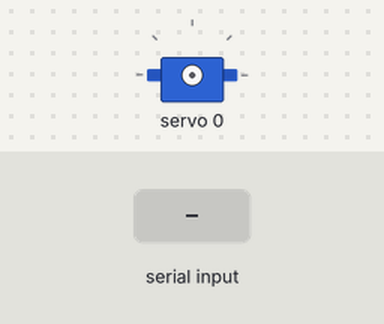
Bench run of a sketch on a simulated Arduino Uno, built with avr-gcc and run on an emulated ATmega328P. Shown: servo. The test bench sets the inputs (shaded band). What the sketch prints to the serial monitor is not drawn.

Above: at 1.2 s.
1.3 s: "90,45\n" received over Serial
2.8 s: "200\n" received over Serial
At 3.6 s:
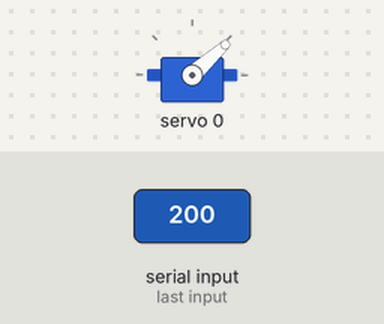
4.3 s: "90\n" received over Serial
At 4.7 s:
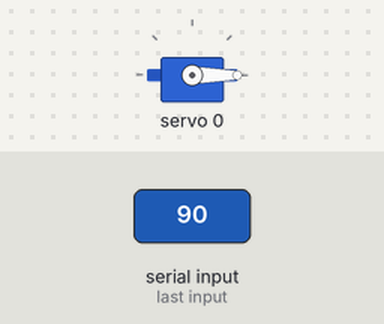
Timing chart, 0 to 7.3 s (numbered marks = the images above; inputs shaded):
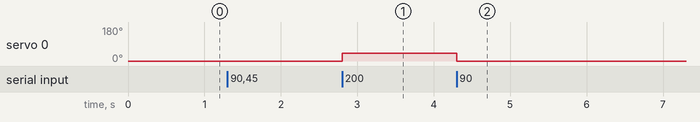

The sketch:

Intro_test.ino
```cpp
#include <Wire.h>
#include <Adafruit_PWMServoDriver.h>

Adafruit_PWMServoDriver LegBoard = Adafruit_PWMServoDriver(0x40);
Adafruit_PWMServoDriver ArmBoard = Adafruit_PWMServoDriver(0x41);

int pos = 0;

void setup() {
  Serial.begin(9600);

  LegBoard.begin();
  LegBoard.setPWMFreq(50);

  ArmBoard.begin();
  ArmBoard.setPWMFreq(50);
}

void loop() {
  if (Serial.available() > 0)
  {
    pos = Serial.parseInt();
  }

  LegBoard.setPWM(0, 0, pos);   // setPWM(pin, start_HIGH, end_HIGH);  ex) ID_01 --> LegBoard_pin00     ID_13 --> ArmBoard_pin02
  Serial.println(pos);
}
```

Measured:
- after the input at 2.8 s, servo 0: 0° → 42° at once
- after the input at 4.3 s, servo 0: 42° → 0° at once
